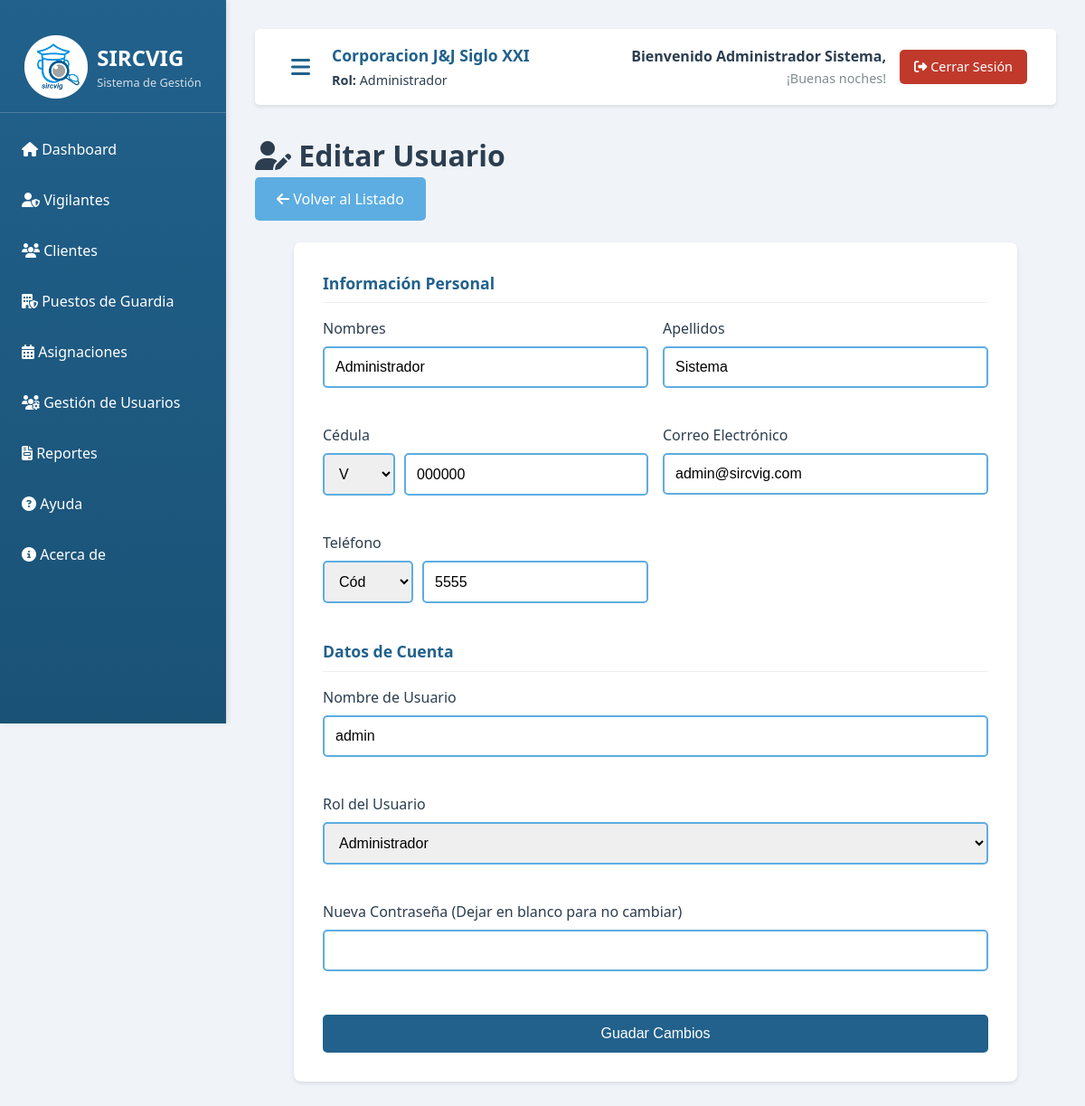
Screenshot of /views/editar_usuario.php?id=1 (signed in) with the database file from the repository.
### tables this page shows
CREATE TABLE IF NOT EXISTS usuarios (
    id_usuario INT AUTO_INCREMENT PRIMARY KEY,
    nombre_usuario VARCHAR(100) NOT NULL UNIQUE,
    cedula VARCHAR(20) UNIQUE,
    nombres VARCHAR(100),
    apellidos VARCHAR(100),
    email VARCHAR(100) UNIQUE,
    telefono VARCHAR(20),
    contrasena_hash VARCHAR(255) NOT NULL,
    pregunta_seguridad VARCHAR(255),
    respuesta_seguridad VARCHAR(255),
    pregunta_seguridad_2 VARCHAR(255),
    respuesta_seguridad_2 VARCHAR(255),
    id_rol INT NOT NULL,
    intentos_fallidos INT DEFAULT 0,
    estado_cuenta ENUM('Activa', 'Bloqueada') DEFAULT 'Activa',
    fecha_creacion TIMESTAMP DEFAULT CURRENT_TIMESTAMP,
    ultimo_acceso TIMESTAMP NULL,
    FOREIGN KEY (id_rol) REFERENCES roles(id_rol) ON DELETE RESTRICT
);

CREATE TABLE IF NOT EXISTS roles (
    id_rol INT AUTO_INCREMENT PRIMARY KEY,
    nombre_rol VARCHAR(50) NOT NULL UNIQUE,
    descripcion TEXT,
    fecha_creacion TIMESTAMP DEFAULT CURRENT_TIMESTAMP
);

### config/autoload.php (called while the page is built, shortened)
<?php
spl_autoload_register(function ($class) {
    $paths = [
        MODELS_PATH . '/' . $class . '.php',
        CONTROLLERS_PATH . '/' . $class . '.php',
        BASE_PATH . '/core/' . $class . '.php'
    ];
    foreach ($paths as $path) {
        if (file_exists($path)) {
            return;
        }
    }
});

### core/Modelo.php (called while the page is built, shortened)
<?php
class Modelo {
    protected $db;
    protected $tabla;
    private function conectar() {
        try {
            $dsn = "mysql:host=" . DB_HOST . ";dbname=" . DB_NAME . ";charset=" . DB_CHARSET;
            $options = [
                PDO::ATTR_ERRMODE => PDO::ERRMODE_EXCEPTION,
                PDO::ATTR_DEFAULT_FETCH_MODE => PDO::FETCH_ASSOC,
                PDO::ATTR_EMULATE_PREPARES => false
            ];
            $this->db = new PDO($dsn, DB_USER, DB_PASS, $options);
        } catch (PDOException $e) {
            die("Error de conexión: " . $e->getMessage());
        }
    }
    protected function obtenerColumnaId() {
        $idColumnMap = [
            'usuarios' => 'id_usuario',
            'asignaciones' => 'id_asignacion',
            'vigilantes' => 'id_vigilante',
            'puestos' => 'id_puesto',
            'roles' => 'id_rol',
            'documentos' => 'id_documento',
            'clientes' => 'id_cliente'
        ];
        return $idColumnMap[$this->tabla] ?? "id_{$this->tabla}";
    }
    public function obtenerPorId($id) {
        $idColumn = $this->obtenerColumnaId();
        $sql = "SELECT * FROM {$this->tabla} WHERE {$idColumn} = :id";
        $stmt = $this->db->prepare($sql);
        $stmt->execute(['id' => $id]);
        return $stmt->fetch();
    }
}

### models/Rol.php (called while the page is built, shortened)
<?php
class Rol extends Modelo {
    public function obtenerTodos($condiciones = '', $params = []) {
        if (empty($condiciones)) {
            $sql = "SELECT * FROM roles ORDER BY id_rol";
            $stmt = $this->db->prepare($sql);
            $stmt->execute();
            return $stmt->fetchAll();
        }
        $resultado = parent::obtenerTodos($condiciones, $params);
        usort($resultado, function($a, $b) {
            return $a['id_rol'] - $b['id_rol'];
        });
        return $resultado;
    }
}

### views/editar_usuario.php (the view, shortened to what this page needs)
<?php
require_once __DIR__ . '/../config/autoload.php';
$id_usuario = intval($_GET['id']);
$modeloUsuario = new Usuario();
$usuario_editar = $modeloUsuario->obtenerPorId($id_usuario);
$modeloRol = new Rol();
$roles = $modeloRol->obtenerTodos();
$old_data = $_SESSION['old_data'] ?? $usuario_editar;
$tipo_cedula = isset($old_data['cedula']) ? substr($old_data['cedula'], 0, 1) : 'V';
$cedula_numero = isset($old_data['cedula']) ? substr($old_data['cedula'], 2) : '';
$telefono_numero = isset($old_data['telefono']) ? substr($old_data['telefono'], 4) : '';
require_once __DIR__ . '/includes/header.php';
?>
<h1><i class="fas fa-user-edit"></i> Editar Usuario</h1>
<div class="mb-3">
    <a href="<?php echo BASE_URL; ?>/views/gestion_roles.php" class="btn btn-secondary"><i class="fas fa-arrow-left"></i> Volver al Listado</a>
</div>
<div class="form-container mb-3" id="form-editar-usuario">
    <form action="<?php echo BASE_URL; ?>/views/acciones.php?modulo=usuario&accion=editar" method="POST">
        <h3 class="mb-2" style="font-size: 1.1rem; color: var(--color-primario); border-bottom: 1px solid #eee; padding-bottom: 0.5rem;">Información Personal</h3>
        <div class="form-row">
            <div class="form-group">
                <label for="nombres">Nombres</label>
                <input type="text" id="nombres" name="nombres" required placeholder="Ej: Juan Antonio"
                       minlength="3" maxlength="25" oninput="this.value = this.value.replace(/[^a-zA-Z\u00C0-\u00FF\s]/g, '')"
                       value="<?php echo htmlspecialchars($old_data['nombres'] ?? ''); ?>">
            </div>
            <div class="form-group">
                <label for="apellidos">Apellidos</label>
                <input type="text" id="apellidos" name="apellidos" required placeholder="Ej: Pérez Lopez"
                       minlength="3" maxlength="25" oninput="this.value = this.value.replace(/[^a-zA-Z\u00C0-\u00FF\s]/g, '')"
                       value="<?php echo htmlspecialchars($old_data['apellidos'] ?? ''); ?>">
            </div>
            <div class="form-group">
                <label for="cedula_numero">Cédula</label>
                <div style="display: flex; gap: 10px;">
                    <select id="tipo_cedula" name="tipo_cedula" style="width: 80px; padding: 0.75rem; border: 2px solid var(--color-secundario); border-radius: 5px;" required>
                        <option value="V" <?php echo ($tipo_cedula == 'V') ? 'selected' : ''; ?>>V</option>
                    </select>
                    <input type="text" id="cedula_numero" name="cedula_numero" required
                           value="<?php echo htmlspecialchars($cedula_numero); ?>"
                           style="flex: 1;"
                           oninput="this.value = this.value.replace(/[^0-9]/g, '')">
                </div>
            </div>
            <div class="form-group">
                <label for="email">Correo Electrónico</label>
                <input type="email" id="email" name="email" required placeholder="correo@ejemplo.com" value="<?php echo htmlspecialchars($old_data['email'] ?? ''); ?>">
            </div>
            <div class="form-group">
                <label for="telefono">Teléfono</label>
                <div style="display: flex; gap: 10px;">
                    <select name="codigo_operadora" class="form-control" style="width: 100px;" required>
                        <option value="">Cód</option>
                    </select>
                    <input type="tel" id="telefono_numero" name="telefono_numero" class="form-control" style="flex: 1;"
                           required placeholder="1234567"
                           maxlength="7"
                           oninput="this.value = this.value.replace(/[^0-9]/g, '')"
                           value="<?php echo htmlspecialchars($telefono_numero); ?>">
                </div>
            </div>
        </div>
        <h3 class="mb-2 mt-2" style="font-size: 1.1rem; color: var(--color-primario); border-bottom: 1px solid #eee; padding-bottom: 0.5rem;">Datos de Cuenta</h3>
        <div class="form-row">
            <div class="form-group" style="grid-column: span 2;">
                <label for="nombre_usuario">Nombre de Usuario</label>
                <input type="text" id="nombre_usuario" name="nombre_usuario" required value="<?php echo htmlspecialchars($old_data['nombre_usuario'] ?? ''); ?>">
            </div>
            <div class="form-group" style="grid-column: span 2;">
                <label for="id_rol">Rol del Usuario</label>
                <select id="id_rol" name="id_rol" required>
                    <?php foreach ($roles as $rol): ?>
                        <option value="<?php echo $rol['id_rol']; ?>" <?php echo (isset($old_data['id_rol']) && $old_data['id_rol'] == $rol['id_rol']) ? 'selected' : ''; ?>>
                            <?php echo htmlspecialchars($rol['nombre_rol']); ?>
                        </option>
                    <?php endforeach; ?>
                </select>
            </div>
            <div class="form-group" style="grid-column: span 2;">
                <label for="contrasena">Nueva Contraseña (Dejar en blanco para no cambiar)</label>
                <input type="password" id="contrasena" name="contrasena" minlength="8">
            </div>
        </div>
        <div class="form-actions mt-3">
            <button type="submit" class="btn btn-primary" style="width: 100%;">Guadar Cambios</button>
        </div>
    </form>
</div>
<?php require_once __DIR__ . '/includes/footer.php'; ?>

### assets/css/estilos.css (style rules this page uses)
:root { --color-fondo: #F0F4F8; --color-primario: #21618C; --color-secundario: #5DADE2; --color-terciario: #AED6F1; --color-cuaternario: #D6DBDF; --color-texto: #2C3E50; --color-blanco: #ffffff; --color-exito: #27AE60; --color-error: #C0392B; --color-advertencia: #F39C12; --color-info: #3498DB; }
* { margin: 0; padding: 0; box-sizing: border-box; }
body { font-family: 'Segoe UI', 'Roboto', 'Helvetica Neue', sans-serif; background-color: var(--color-fondo); color: var(--color-texto); line-height: 1.5; }
.form-group { margin-bottom: 1.5rem; }
.form-group label { display: block; margin-bottom: 0.5rem; color: var(--color-texto); font-weight: 500; }
.form-group input { width: 100%; padding: 0.75rem; border: 2px solid var(--color-secundario); border-radius: 5px; font-size: 1rem; transition: all 0.3s ease; }
.btn { padding: 0.75rem 1.5rem; border: none; border-radius: 5px; font-size: 1rem; cursor: pointer; transition: all 0.3s; text-decoration: none; display: inline-block; text-align: center; }
.btn-primary { background-color: var(--color-primario); color: white; width: 100%; }
.btn-secondary { background-color: var(--color-secundario); color: white; }
.form-container { background: white; padding: 2rem; border-radius: 8px; box-shadow: 0 2px 4px rgba(0, 0, 0, 0.1); max-width: 800px; margin: 0 auto; }
.form-row { display: grid; grid-template-columns: repeat(auto-fit, minmax(250px, 1fr)); gap: 1rem; margin-bottom: 1rem; }
.form-group select { width: 100%; padding: 0.75rem; border: 2px solid var(--color-secundario); border-radius: 5px; font-size: 1rem; }
.form-actions { margin-top: 1.5rem; display: flex; gap: 1rem; justify-content: flex-end; }
.mt-2 { margin-top: 1rem; }
.mt-3 { margin-top: 1.5rem; }
.mb-2 { margin-bottom: 1rem; }
.mb-3 { margin-bottom: 1.5rem; }

### rows the page displays
usuarios: nombres "Administrador", apellidos "Sistema", cedula_numero "000000", email "admin@sircvig.com", telefono_numero "5555", nombre_usuario "admin", id_rol "Administrador"

### other values shown
$_SESSION['nombre_rol'] "Administrador"
$nombre_mostrar "Administrador Sistema"
$saludo_tiempo "¡Buenas noches!"
